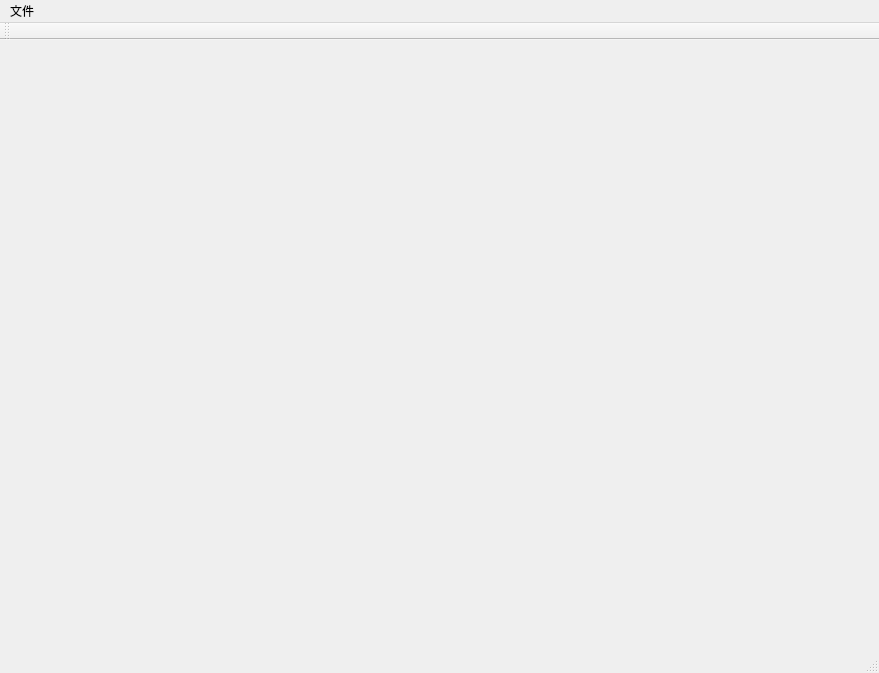
<?xml version="1.0" encoding="UTF-8"?>
<ui version="4.0">
 <class>OSGQtDemoClass</class>
 <widget class="QMainWindow" name="OSGQtDemoClass">
  <property name="geometry">
   <rect>
    <x>0</x>
    <y>0</y>
    <width>879</width>
    <height>673</height>
   </rect>
  </property>
  <property name="windowTitle">
   <string>OSGQtDemo</string>
  </property>
  <widget class="QWidget" name="centralWidget">
   <layout class="QGridLayout" name="gridLayout_2">
    <item row="0" column="0">
     <layout class="QGridLayout" name="gridLayout"/>
    </item>
   </layout>
  </widget>
  <widget class="QMenuBar" name="menuBar">
   <property name="geometry">
    <rect>
     <x>0</x>
     <y>0</y>
     <width>879</width>
     <height>23</height>
    </rect>
   </property>
   <widget class="QMenu" name="menuNew">
    <property name="title">
     <string>文件</string>
    </property>
    <addaction name="action_newproject"/>
    <addaction name="actionNewWarScene"/>
    <addaction name="actionLight_test"/>
    <addaction name="actionSequence_test"/>
    <addaction name="actionClearScene"/>
   </widget>
   <addaction name="menuNew"/>
  </widget>
  <widget class="QToolBar" name="mainToolBar">
   <attribute name="toolBarArea">
    <enum>TopToolBarArea</enum>
   </attribute>
   <attribute name="toolBarBreak">
    <bool>false</bool>
   </attribute>
  </widget>
  <widget class="QStatusBar" name="statusBar"/>
  <action name="action_newproject">
   <property name="text">
    <string>新建Cow</string>
   </property>
   <property name="toolTip">
    <string>新建Cow模型</string>
   </property>
  </action>
  <action name="actionNewWarScene">
   <property name="text">
    <string>新建战争场景</string>
   </property>
  </action>
  <action name="actionLight_test">
   <property name="text">
    <string>光照测试</string>
   </property>
  </action>
  <action name="actionClearScene">
   <property name="text">
    <string>清除场景</string>
   </property>
  </action>
  <action name="actionSequence_test">
   <property name="text">
    <string>帧动画</string>
   </property>
  </action>
 </widget>
 <layoutdefault spacing="6" margin="11"/>
 <resources>
  <include location="osgqtdemo.qrc"/>
 </resources>
 <connections/>
</ui>
